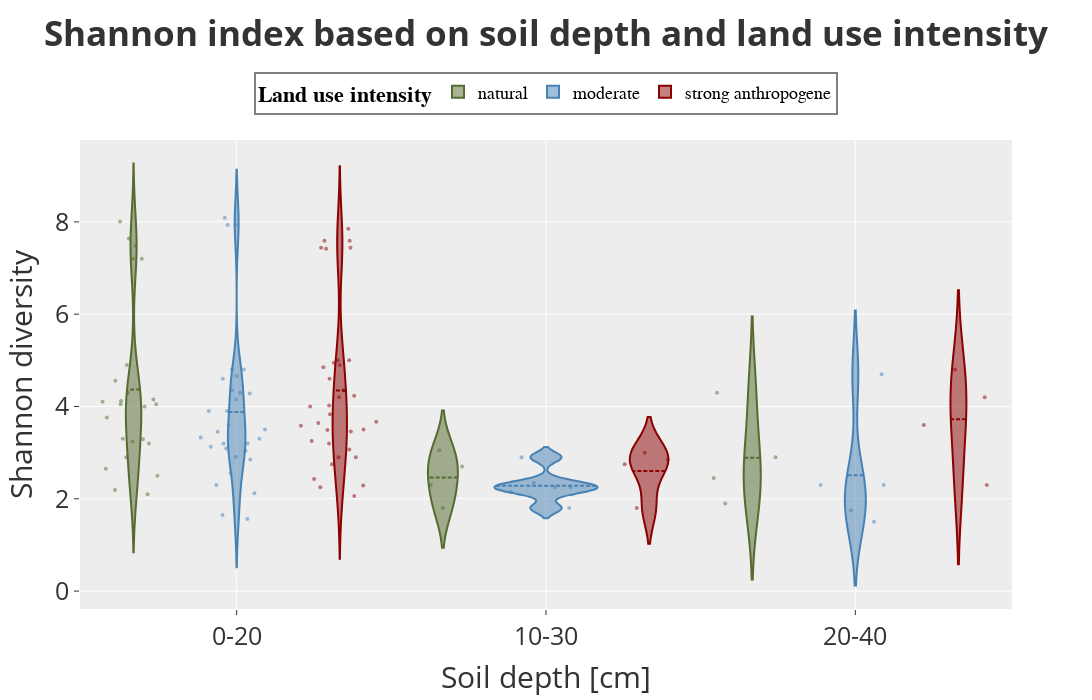

The notebook cell this image was saved under:
### Code cell
out_Dir = os.path.join(BASE_DIR,'shannon_index/')
fig = px.violin(
    df,
    x="soilDepthClass",         
    y='shannon_index',
    color="land_use_type",       
    points="all",
    color_discrete_map=landUseTypeColorDict,
)

fig.update_layout(
    margin=dict(t=140),
    violinmode="group",
    violingap=0,
    violingroupgap=0,
    legend=dict(
        x=0.5,
        y=1.1,
        xanchor="center",
        yanchor="middle",
        orientation="h",
        title_text=f"<b>Land use intensity</b>",
        bgcolor="white",
        bordercolor="gray",
        borderwidth=2,
        font=dict(family="Courier", size=18, color="black"),
    ),
    template='ggplot2',
    title=dict(
        text=f"<b>Shannon index based on soil depth and land use intensity</b>",
        x=0.5, y=0.97,xanchor="center"
    ),
    height=700,
    width=1200,
    font=dict(size=25),
)

fig.update_xaxes(title_text='Soil depth [cm]',tickfont=dict(size=25))
fig.update_xaxes(
    categoryorder="array",
    categoryarray=["0-20", "10-30", "20-40"]
)
fig.update_yaxes(title_text='Shannon diversity',tickfont=dict(size=25))
fig.update_traces(meanline_visible=True,pointpos=0,jitter=0.8)
fig.update_traces(
    marker=dict(size=4, opacity=0.5),
)
filename = f'land_use_type_2_soil_depth_shannon_index'
fig.write_image(os.path.join(out_Dir,f'{filename}.png'))
fig.write_html(os.path.join(out_Dir,f'{filename}.html'))
fig.show()

### Figure 1 — Plotly figure (JSON) as saved in the notebook; plotly's stock layout.template omitted (floating-point values rounded to 4 significant figures)
{"data": [{"alignmentgroup": "True", "box": {"visible": false}, "hovertemplate": "land_use_type=natural<br>soilDepthClass=%{x}<br>shannon_index=%{y}<extra></extra>", "jitter": 0.8, "legendgroup": "natural", "marker": {"color": "darkolivegreen", "opacity": 0.5, "size": 4}, "meanline": {"visible": true}, "name": "natural", "offsetgroup": "natural", "orientation": "v", "pointpos": 0, "points": "all", "scalegroup": "True", "showlegend": true, "type": "violin", "x": ["0-20", "0-20", "0-20", "10-30", "10-30", "10-30", "20-40", "20-40", "20-40", "0-20", "0-20", "0-20", "0-20", "0-20", "0-20", "0-20", "0-20", "0-20", "0-20", "0-20", "20-40", "0-20", "0-20", "0-20", "0-20", "0-20", "0-20", "0-20", "0-20", "0-20", "0-20", "10-30", "0-20", "0-20", "0-20", "0-20", "0-20", "0-20", "0-20"], "x0": " ", "xaxis": "x", "y": [2.5, 2.1, 3.2, 2.3, 2.7, 3.05, 1.9, 2.45, 2.9, 2.19, 3.29, 2.9, 3.24, 4.56, 3.76, 4.15, 2.65, 4.0, 3.3, 4.9, 4.3, 7.2, 7.2, NaN, 4.1, 4.3, 4.05, 4.05, NaN, NaN, NaN, 1.8, 8.01, 7.48, 7.64, 4.12, NaN, NaN, NaN], "y0": " ", "yaxis": "y"}, {"alignmentgroup": "True", "box": {"visible": false}, "hovertemplate": "land_use_type=moderate<br>soilDepthClass=%{x}<br>shannon_index=%{y}<extra></extra>", "jitter": 0.8, "legendgroup": "moderate", "marker": {"color": "steelblue", "opacity": 0.5, "size": 4}, "meanline": {"visible": true}, "name": "moderate", "offsetgroup": "moderate", "orientation": "v", "pointpos": 0, "points": "all", "scalegroup": "True", "showlegend": true, "type": "violin", "x": ["0-20", "0-20", "0-20", "0-20", "0-20", "10-30", "10-30", "10-30", "10-30", "10-30", "20-40", "20-40", "20-40", "20-40", "0-20", "0-20", "0-20", "0-20", "0-20", "0-20", "0-20", "0-20", "0-20", "0-20", "0-20", "0-20", "0-20", "0-20", "20-40", "0-20", "0-20", "0-20", "0-20", "0-20", "0-20", "0-20", "0-20", "0-20", "0-20", "0-20", "10-30", "0-20", "0-20", "0-20", "0-20", "0-20", "0-20", "0-20", "0-20", "0-20", "0-20"], "x0": " ", "xaxis": "x", "y": [2.3, 3.3, 3.2, 2.85, 3.2, 2.25, 2.15, 2.35, 2.9, 2.25, 1.5, 2.3, 1.75, 2.3, 1.65, 1.56, 2.12, 3.04, 2.91, 4.66, 4.15, 3.9, 3.45, 2.56, 3.13, 3.5, 3.9, 4.8, 4.7, 7.93, 7.93, 4.35, 4.28, 3.6, 4.6, 4.8, 4.3, NaN, NaN, NaN, 1.8, 8.09, 3.09, 3.33, NaN, NaN, NaN, NaN, NaN, NaN, NaN], "y0": " ", "yaxis": "y"}, {"alignmentgroup": "True", "box": {"visible": false}, "hovertemplate": "land_use_type=strong anthropogene<br>soilDepthClass=%{x}<br>shannon_index=%{y}<extra></extra>", "jitter": 0.8, "legendgroup": "strong anthropogene", "marker": {"color": "darkred", "opacity": 0.5, "size": 4}, "meanline": {"visible": true}, "name": "strong anthropogene", "offsetgroup": "strong anthropogene", "orientation": "v", "pointpos": 0, "points": "all", "scalegroup": "True", "showlegend": true, "type": "violin", "x": ["0-20", "0-20", "0-20", "10-30", "10-30", "10-30", "20-40", "0-20", "0-20", "0-20", "0-20", "0-20", "0-20", "0-20", "0-20", "0-20", "0-20", "0-20", "0-20", "0-20", "0-20", "0-20", "0-20", "0-20", "0-20", "20-40", "0-20", "20-40", "0-20", "20-40", "0-20", "0-20", "0-20", "0-20", "0-20", "0-20", "0-20", "0-20", "0-20", "0-20", "0-20", "10-30", "0-20", "0-20", "0-20", "0-20", "0-20", "0-20", "0-20", "0-20", "0-20", "0-20"], "x0": " ", "xaxis": "x", "y": [2.75, 2.25, 2.9, 2.75, 3.0, 2.85, 2.3, 2.9, 2.43, 2.06, 3.07, 3.25, 4.85, 4.95, 3.49, 4.35, 3.83, 3.58, 2.29, 3.46, 3.64, 3.2, 3.5, 4.2, 5.0, 4.8, 4.0, 3.6, 4.9, 4.2, 7.59, 7.59, 7.44, 7.44, 4.23, NaN, 5.0, 4.6, NaN, NaN, NaN, 1.8, 7.42, 7.85, 4.02, 3.67, NaN, NaN, NaN, NaN, NaN, NaN], "y0": " ", "yaxis": "y"}], "layout": {"font": {"size": 25}, "height": 700, "legend": {"bgcolor": "white", "bordercolor": "gray", "borderwidth": 2, "font": {"color": "black", "family": "Courier", "size": 18}, "orientation": "h", "title": {"text": "<b>Land use intensity</b>"}, "tracegroupgap": 0, "x": 0.5, "xanchor": "center", "y": 1.1, "yanchor": "middle"}, "margin": {"t": 140}, "title": {"text": "<b>Shannon index based on soil depth and land use intensity</b>", "x": 0.5, "xanchor": "center", "y": 0.97}, "violingap": 0, "violingroupgap": 0, "violinmode": "group", "width": 1200, "xaxis": {"anchor": "y", "categoryarray": ["0-20", "10-30", "20-40"], "categoryorder": "array", "domain": [0, 1], "tickfont": {"size": 25}, "title": {"text": "Soil depth [cm]"}}, "yaxis": {"anchor": "x", "domain": [0, 1], "tickfont": {"size": 25}, "title": {"text": "Shannon diversity"}}}}
